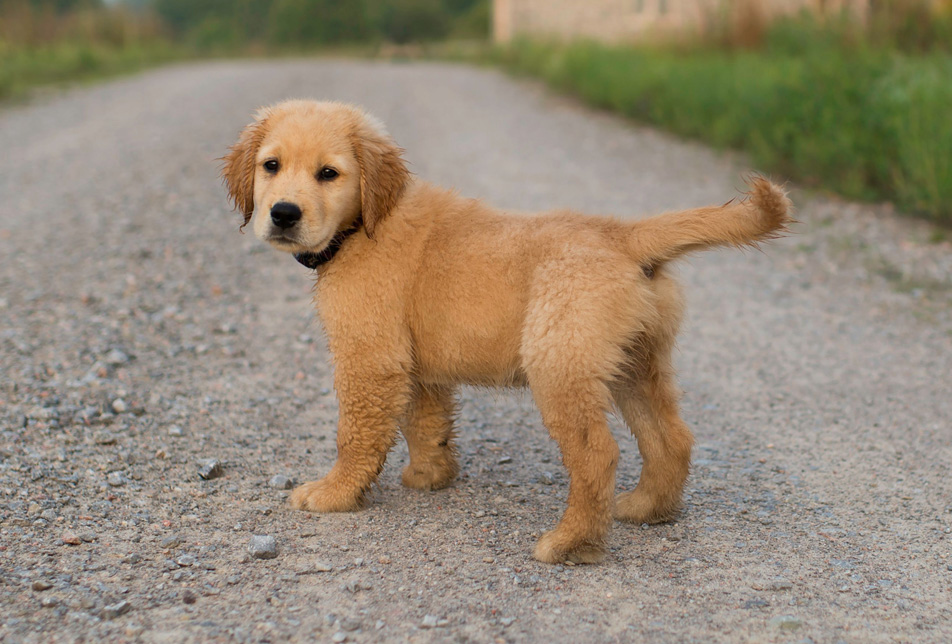
#> input picture spatial.notebooks/tutorials/puppy-dog.jpg, 952 x 644 px, found by its file name
$ jupyter execute --allow-errors sr.pks.method.ipynb
#> lines starting #> are read from the running program, lines starting #| are printed output that depends on the picture; long printed decimals are rounded
## Super Resolution Tutorial
There are many methods to recover a high-resolution (HR) image from several low-resolution (LR) images. The first to suggest such a method were Tsai and Huang$^{1}$. Their method is performed in the spectral domain (e.g., post-Fourier transform). More methods have since come out that are performed in the native spatial domain. The main methods are iterative backprojection (IBT)$^{2}$, projection onto convex sets (POCS)$^{3}$, and method based on maximum a posteriori (MAP)$^{4}$. There are also hybrid POCS/MAP methods.

Below I will try to implement a crude method, developed by Peleg, Keren, and Schweitzer$^{5, 6}$ (PKS) that was developed before Irani and Peleg applied IBP to the super-resolution problem. In this method, LR images are sub-pixel displaced (i.e. either the subject of the image or the sensing camera are displaced by a distance where distance modulo pixel length != 0. The images are then sub-pixel registered (for this, I will use cross correlation in the spectral domain), and then an HR intial guess is generated from an average of the LRs. Then the imaging process is then simulated from the HR initial guess, and an error is calculated between the observed and generated LR images, and the HR image is adjusted to minimize the error. This is repeated until a certain number of iterations is reached or the error is small enough.

[cell 1]
import numpy as np
import matplotlib as mpl
import matplotlib.pyplot as plt
import skimage
from skimage.feature import register_translation
from skimage.feature.register_translation import _upsampled_dft
import scipy.ndimage as spimg
from scipy.ndimage import fourier_shift
from scipy.ndimage import shift as sp_shift
from scipy import stats
from tqdm import tqdm_notebook as tqdm
import itertools as it
from copy import copy

First some functions for just visualizing images.

[cell 2]
def rgb2gray(rgb):
    # convert 3-channel JPEG to grayscale
    return 255 - np.dot(rgb[...,:3], [0.2989, 0.5870, 0.1140])

def showme(img, title=None):
    # show in black and white
    plt.imshow(img, cmap='binary');
    plt.title(title)

[cell 3]
# read original image and downsize for speed
Xorig = rgb2gray(plt.imread('/myvol/data/puppy-dog.jpg')) # read in grayscale
#> in rgb2gray, `return 255 - np.dot(rgb[...,:3], [0.2989, 0.5870, 0.1140])`:
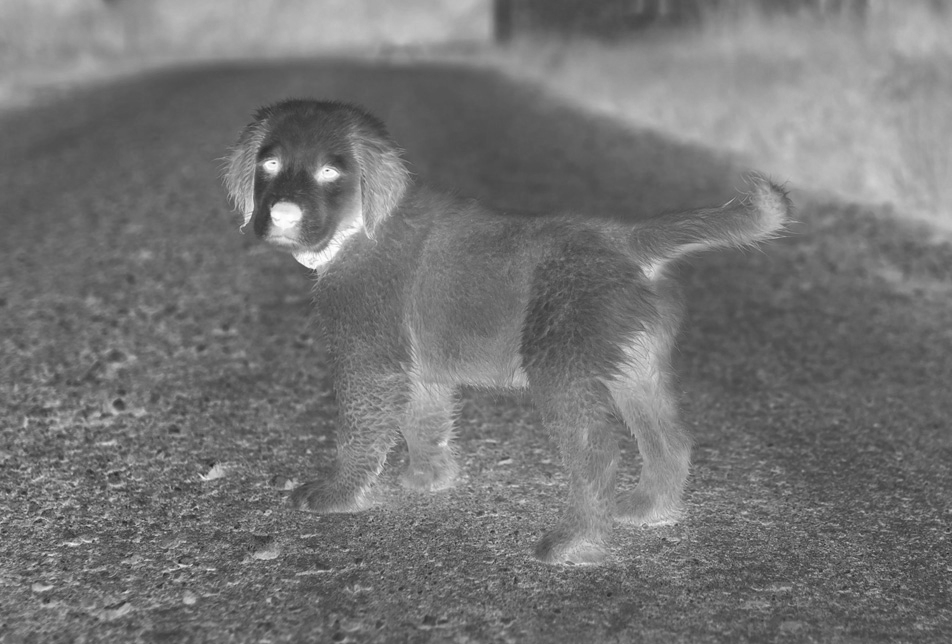
#> returned value: shape (644, 952) float64; min 30.79, max 255, mean 117.3

[cell 4]
showme(Xorig,'Original Image')

[cell 5]
# I want a square image with a border
# Xcrop = Xorig[22:622,202:802] # square it with the dog in the center of the image, 600 x 600 pixels
Xcrop = Xorig[80:280,210:410] # square it with the dog face in the center of the image, 150 x 150 pixels
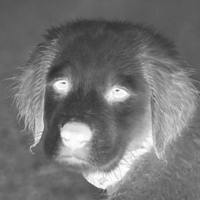
#> Xcrop: shape (200, 200) float64; min 46.81, max 255, mean 116
# Xcrop = Xorig[200:240,220:260] # square it with a really small part of picture

Going to pad the image to replicate the genomic picture in the middle of the microwell array.

[cell 6]
pad = 50
X = np.pad(Xcrop,pad_width=pad,mode='constant',constant_values=0)
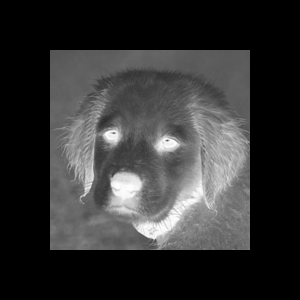
#> X: shape (300, 300) float64; min 0, max 255, mean 51.6

[cell 7]
showme(X)

[cell 8]
shifts = list()
imgs = list()
for _ in range(9):

    # take two random number of pixels by which to displace the central image
    shift = np.random.choice(range(-pad,pad+1),2)
    shifts.append(shift)

    # The shift corresponds to the pixel offset relative to the reference image
    imgs.append(sp_shift(X,shift))
#> after the loop, imgs = 9 items; shifts = [[-6, -3], [14, 17], [17, -41], [33, -29], [-14, 37], [20, 38], [38, -38], [8, 15], [-11, 37]]

[cell 9]
fig, axes = plt.subplots(3,3,figsize=(10,10))
for img, ax in zip(imgs,np.ravel(axes)):
    ax.imshow(img,cmap='binary')
#> this loop made 9 passes
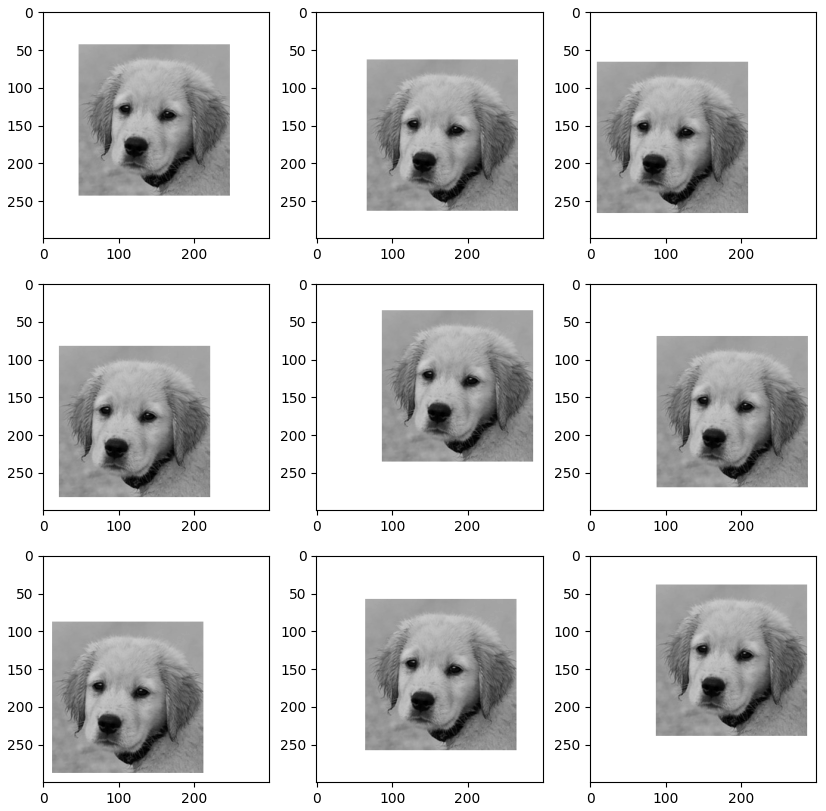
#> figure drawn by matplotlib, 9 panels

For reducing resolution, I'm using the `skimage.meaure.block_reduce()` function, which I think makes most sense for genomic picture. All the `resize()` or `zoom()` functions tend to have some edge effects around the border of the image, which will skew results. To represent multiple nuclei in one well, I will probably opt to just average (or sum) over feature counts of all nuclei in the well. I opt to use the average.

The `skimage.meaure.block_reduce()` function will pad the array with zeros if the reduction is not by a factor of the axis length. This will obviously skew results. For this reason, I want to make sure I'm using a factor.

[cell 10]
def print_factors(x):
#> called with x = 300
    factors = list()
    for i in range(1, x + 1):
        if x % i == 0:
            if (int(x/i), i) not in factors:
                factors.append((i, int(x/i)))
            else:
                break
    return factors

[cell 11]
print_factors(len(imgs[0][0]))
#> Out = [(1, 300), (2, 150), (3, 100), (4, 75), (5, 60), (6, 50), (10, 30), (12, 25), (15, 20)]

Now apply the blockreduce function.

[cell 12]
scale = 6

def myblockreduce(img, scale):
#> called with scale = 6
    return np.round(skimage.measure.block_reduce(img, (scale, scale),func=np.mean))
#> returned value: shape (50, 50) float64

LRimgs = [myblockreduce(i,scale) for i in imgs]
#> LRimgs = 9 items
fig, axes = plt.subplots(3,3,figsize=(10,10))
for img, ax in zip(LRimgs,np.ravel(axes)):
    ax.imshow(img,cmap='binary')

Now, in order to do subpixel registration, I'm going to utilize this registration algorithm from scikit image. This uses the cross correlation in Fourier space to register two images to arbitrary subpixel precision.

[cell 13]
image_1 = LRimgs[0]
#> (the rest of this cell did not finish here and is left out)

[cell 14]
scaled_shift_1 = shifts[0]/scale
#> scaled_shift_1 = [-1, -0.5]
for i in range(1,9):
    true_scaled_shift = scaled_shift_1 - shifts[i]/scale
    print(true_scaled_shift)
#> this loop made 8 passes
#> true_scaled_shift on passes 1 to 8: [-3.33, -3.33], [-3.83, 6.33], [-6.5, 4.33], [1.33, -6.67], [-4.33, -6.83], [-7.33, 5.83], [-2.33, -3], [0.833, -6.67]
#| [-3.333 -3.333]
#| [-3.833  6.333]
#| [-6.5         4.333]
#| [ 1.333 -6.667]
#| [-4.333 -6.833]
#| [-7.333  5.833]
#| [-2.333 -3.        ]
#| [ 0.8333 -6.667]

Wow, the `register_translation()` function is extremely accurate, even at a much lower resolution than the original. I wonder what the correlation is.

[cell 15]
image_1 = LRimgs[0]
scaled_shift_1 = shifts[0]/scale
xs = list()
ys = list()
#> (the rest of this cell did not finish here and is left out)

## Just for fun...
...let's see how the error varies over the resolution of the images.

[cell 16]
# want to go from extremely low resolution (2 pixels) to 1/2 resolution (len(img)/2)
# scales will be reversed, since scale=1/resolution
half_length = len(imgs[0][0])/2
#> half_length = 150
scales = np.arange(2,half_length + 1,1,dtype='int')[::-1]

ys = list()
#> (the rest of this cell did not finish here and is left out)

[cell 17]
plt.figure(figsize=(5,5))
#> (the rest of this cell did not finish here and is left out)

Nice. There are definitely come interesting jumps in error towards the end. I have a feeling they correspond to where the scale is a factor of the original pixel length.

[cell 18]
# plot original graph
plt.figure(figsize=(5,5))
#> (the rest of this cell did not finish here and is left out)

Curious as to why this is. It might have to do with the padding `block_reduce()` does when the requested scale is not a perfect factor of the original pixel length. It's adding zeroes, and since our white background is also zeros, perhaps it makes the mean error smaller. Might be good to test with a background of noise (or black background, or different padding value). Anyways, no need to explore further now. Even though they're higher error, I'm still going to use only factors of the original pixel length to not introduce these artifacts.

## Back to the Pipeline

#### Simulate "_observed_" LR images
These would be the LR images we observe from the assay. To make it challenging, I'm going to use a resolution reduction factor of 12 (sides of pixel length 25).

[cell 19]
scale = 12
LRimgs = [myblockreduce(i,scale) for i in imgs]
#> in myblockreduce (call 17), `return np.round(skimage.measure.block_reduce(img, (scale, scale),func=..`:
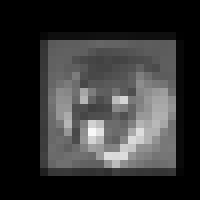
#> returned value: shape (25, 25) float64 (shown 8 times larger); min 0, max 248, mean 51.5
#> in myblockreduce (call 18), `return np.round(skimage.measure.block_reduce(img, (scale, scale),func=..`:
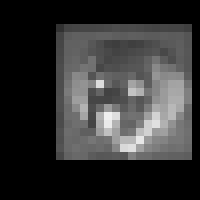
#> returned value: shape (25, 25) float64 (shown 8 times larger); min 0, max 240, mean 51.5
fig, axes = plt.subplots(3,3,figsize=(10,10))
for img, ax in zip(LRimgs,np.ravel(axes)):
    ax.imshow(img,cmap='binary')

#### Calculate subpixel displacement

[cell 20]
est_shifts = list()
image_1 = LRimgs[0]
#> (the rest of this cell did not finish here and is left out)

#### Register frames

In order to move the images at sub-pixel precision, I'm going to resize the image first. Unfortunately, all the image resizing implementations I found only have nearest neighbor as the simplest. This won't be true to the original algorithm: if I want to upscale, e.g., by 5, I need all `5^2 - 1 = 24` extra pixels in the resized image to be derived from a single value. Nearest neighbors will allocate extra pixels to the nearest original pixel. I need to use kronecker delta `np.kron()`.

[cell 21]
LRresz = [np.kron(img, np.ones((scale,scale))) for img in LRimgs] # LRresz = low resolution, resized
#> LRresz = 9 items
LRreszreg = [LRresz[0]] + [sp_shift(i,j*scale) for i, j in zip(LRresz[1:],est_shifts)] # LRreszreg = LRresz + registered
#> LRreszreg = 1 item

[cell 22]
fig, axes = plt.subplots(3,3,figsize=(10,10))
for img, ax in zip(LRreszreg,np.ravel(axes)):
    ax.imshow(img,cmap='binary')
#> this loop made 1 pass
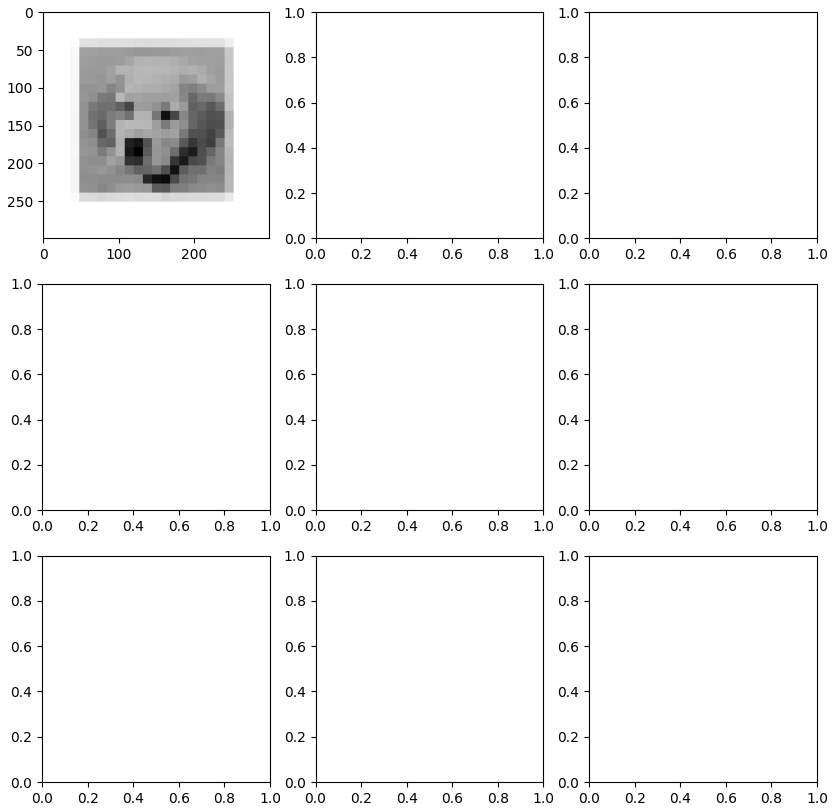
#> figure drawn by matplotlib, 1 panel

#### Make initial HR guess

[cell 23]
stacked = np.stack(LRreszreg,axis=2) # stack all registered images

PKS use the average of the middle 50% of pixel values to collapse for the initial HRguess because they showed it works well. I ran both that method and just the regular mean of all values (not shown), and they looked very similar. The mean takes a fraction of the time to calculate, so I'm just going to use that.

[cell 24]
HRguess = np.abs(np.round(np.apply_along_axis(np.mean,2,stacked))) # take the mean, then round

[cell 25]
fig, axes = plt.subplots(1,2,figsize=(15,10))
for img, ax in zip((sp_shift(HRguess,-shifts[0]),X), np.ravel(axes)): # shift it back to center, just to compare
    ax.imshow(img,cmap='binary')
#> this loop made 2 passes
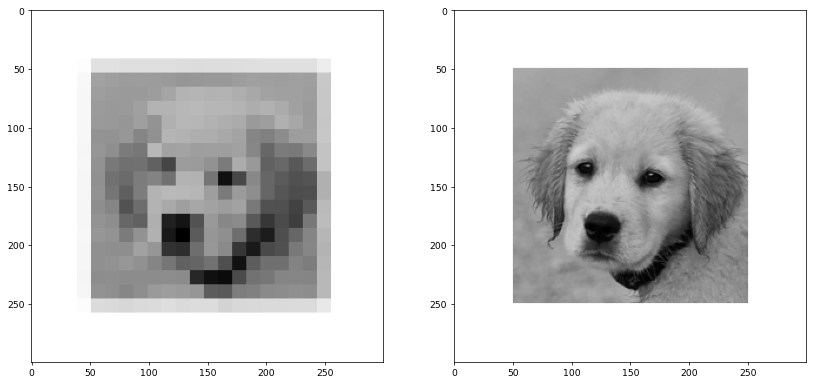
#> figure drawn by matplotlib, 2 panels

This should be interesting, it looks really crappy.

I would only like to focus on the part of the image that has the image. I don't think it makes sense to change part of the image that don't have _any_ signal.

[cell 26]
length = len(HRguess)
#> length = 300
x1 = y1 = -1
for i in range(length):
    if HRguess[i,:].max() != 0:
        y0 = i
        break
for i in range(length):
    if HRguess.T[i,:].max() != 0:
        x0 = i
        break
for i in range(y0,length):
    if HRguess[i,:].max() == 0:
        y1 = i
        break
for i in range(x0,length):
    if HRguess.T[i,:].max() == 0:
        x1 = i
        break
if x1 == -1:
    x1 = len(HRguess)
if y1 == -1:
    y1 = len(HRguess)

[cell 27]
print((x0,y0),(x1,y1))
#| (36, 36) (252, 252)

[cell 28]
showme(HRguess)

Coordinates make sense!

I would also like to change the `myblockreduce()` function. I realized that after the rounding, the error getting produced was the same across all three considered cases (+/- increment or no change). Removing the rounding allows for minor fluctuations in overall error.

[cell 29]
def myblockreduce(img, scale):
    return skimage.measure.block_reduce(img, (scale, scale),func=np.mean)

def simLR(HRguess):
    simLRimgs = [HRguess] + [sp_shift(HRguess, shift) for shift in scaled_shifts]
    return [myblockreduce(i,scale) for i in simLRimgs]

def imgs_error(img_zip):
    return np.sum([np.abs(img1-img2) for img1, img2 in img_zip])

[cell 30]
incr = 1
errors = {0:0,-incr:0,incr:0}

# # Record stuff to visualize later
# inds_list = list()
# errors_list = list()

#> (the rest of this cell did not finish here and is left out)

So this function takes an extremely long time. I would like to find a way to make it more efficient and parallelize it so it can finish faster. Even with only changing the portions of the picture that contain pixel values, it will still take 3 hours to cycle through the whole image _once_. In addition to parallizing, we can also try using less LR images, start with a smaller image, or upscaling to an HR image that is still lower resolution than the original.

### References

1. Tsai, R.; Huang, T. (1984). "Multiframe Image Restoration and Registration". Advances in Computer Vision and Image Processing. JAI Press Inc. pp. 317–339
2. M. Irani and S. Peleg, “Improving resolution by image registration,” CVGIP: Graphical Models and Image Processing, vol. 53, no. 3, pp. 231–239, 1991.
3. J. Yu, C. Xiao, and K. Su, “A method of gibbs artifact reduction for POCS super-resolution image reconstruction,” in Proceedings of the 8th International Conference on Signal Processing (ICSP '06), vol. 2, IEEE, Beijing, China, November 2006.
4. J. Chen, J. Nunez-Yanez, and A. Achim, “Video super-resolution using generalized Gaussian Markov random fields,” IEEE Signal Processing Letters, vol. 19, no. 2, pp. 63–66, 2012.
5. PKS, S. Peleg, D. Keren, and L. Schweitzer, Improving image resolution using subpixel motion, Pattern Recognit. Lett. 1987, 223-226.;
6. D. Keren. S. Peleg, and R. Brada, Image sequence enhancement using sub-pixel displacements, in IEEE Conference on Computer Vision and Pattern Recognition. pp. 742-746. Ann Arbor, MI, June 1988

## Extra Code/Notes:
Scikit image has functions to do subpixel image registration. I use these above. I should research the papers they made the function from (who was the first person to do sub-pixel registration using cross-correlation and how does it compare to the method in PKS?)

Scikit example here: https://scikit-image.org/docs/dev/auto_examples/transform/plot_register_translation.html

Paper: https://doi.org/10.1364/OL.33.000156

### Multiprocessing Attempt

[cell 31]
import ctypes as c
import numpy as np
import multiprocessing as mp

#> (a cell that did not finish here is left out)

[cell 33]
def f(a, shape):
    a = np.frombuffer(a.get_obj())
    a = a.reshape(shape)
    print('done!')

[cell 34]
n, m = 5, 5
#> (the rest of this cell did not finish here and is left out)

#> (a cell that did not finish here is left out)

#> (a cell that did not finish here is left out)

### Function for mean of the middle 50% of pixel values

[cell 37]
def meanmid50(a):
    # need the equals or else percentile might yeild an empty slice
    return np.mean(a[(a >= np.percentile(a,25)) & (a <= np.percentile(a,75))])

### Manual Image Translation
This was the original way I was translating images before I found `scipy.ndimage.shift()`.

[cell 38]
# translation can be achieved by taking columns from the edges and placing them on their opposite side
imgs = list()
disps = list()
for _ in range(9):
    # take two random number of pixels by which to displace the central image
    disp = np.random.choice(range(-pad,pad+1),2)

    #record the displacements to register the images later
    disps.append(disp)

    # order is arbitrary, first will be horizontal
    disp_x = disp[0]
    disp_y = disp[1]

    # move rows or columns from one side to the other
    newX = np.concatenate([X[:,disp_x:],X[:,:disp_x]],axis=1)
    newX = np.concatenate([newX[disp_y:,:],newX[:disp_y,:]],axis=0)

    imgs.append(newX) # add to the growing list
#> this loop made 9 passes
#> pass 1, `newX = np.concatenate([newX[disp_y:,:],newX[:disp_y,:]],axis=0)`:
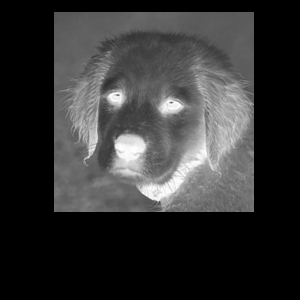
#> newX: shape (300, 300) float64; min 0, max 255, mean 51.6
#> pass 2, `newX = np.concatenate([newX[disp_y:,:],newX[:disp_y,:]],axis=0)`:
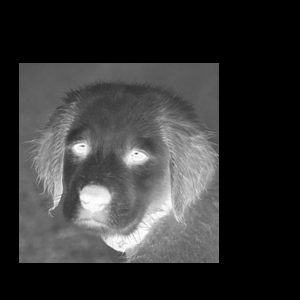
#> newX: shape (300, 300) float64; min 0, max 255, mean 51.6
#> after the loop, disps = [[-4, 38], [31, -13], [-25, 27], [22, -41], [-30, 30], [19, 29], [-3, 14], [32, 49], [38, -1]]
